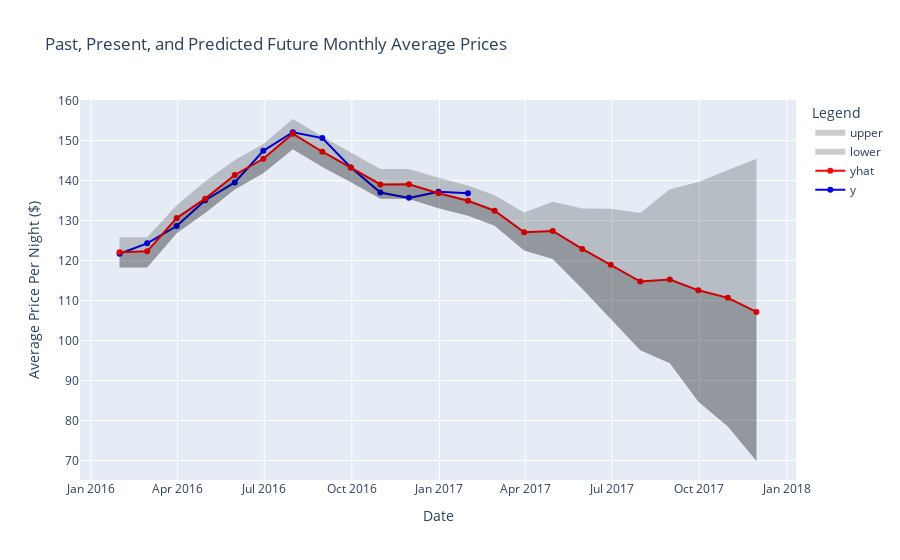

Here is the notebook cell this chart was saved with:
### Code cell
fig = go.Figure()

fig.add_trace(
    go.Scatter(x=previous_future_prices.index, 
                y=previous_future_prices['y'], 
                mode='lines+markers',
                name='y',
                line_color='blue')
)

fig.add_trace(
    go.Scatter(x=previous_future_prices.index, 
                y=previous_future_prices['yhat'], 
                mode='lines+markers',
                line_color='red',
                name='yhat'),
)

fig.add_trace(
    go.Scatter(x=previous_future_prices.index, 
                y=previous_future_prices['yhat_lower'],
                fillcolor='rgba(0,0,0,.2)', 
                fill='tonexty', 
                mode='none', 
                name='lower')
)

fig.add_trace(
    go.Scatter(x=previous_future_prices.index, 
                y=previous_future_prices['yhat_upper'],
                fillcolor='rgba(0,0,0,.2)', 
                fill='tonexty', 
                mode='none', 
                name='upper')
)



fig.update_layout(
    title="Past, Present, and Predicted Future Monthly Average Prices",
    xaxis_title="Date",
    yaxis_title="Average Price Per Night ($)",
    legend_title="Legend",
)


fig.show()

### Figure 1 — Plotly figure (JSON) as saved in the notebook; plotly's stock layout.template omitted (floating-point values rounded to 4 significant figures)
{"data": [{"line": {"color": "blue"}, "mode": "lines+markers", "name": "y", "type": "scatter", "x": ["2016-01-31T00:00:00", "2016-02-29T00:00:00", "2016-03-31T00:00:00", "2016-04-30T00:00:00", "2016-05-31T00:00:00", "2016-06-30T00:00:00", "2016-07-31T00:00:00", "2016-08-31T00:00:00", "2016-09-30T00:00:00", "2016-10-31T00:00:00", "2016-11-30T00:00:00", "2016-12-31T00:00:00", "2017-01-31T00:00:00", "2017-02-28T00:00:00", "2017-03-31T00:00:00", "2017-04-30T00:00:00", "2017-05-31T00:00:00", "2017-06-30T00:00:00", "2017-07-31T00:00:00", "2017-08-31T00:00:00", "2017-09-30T00:00:00", "2017-10-31T00:00:00", "2017-11-30T00:00:00"], "y": [121.7, 124.3, 128.6, 135.1, 139.5, 147.5, 152.1, 150.7, 143.3, 137.0, 135.7, 137.2, 136.8, null, null, null, null, null, null, null, null, null, null]}, {"line": {"color": "red"}, "mode": "lines+markers", "name": "yhat", "type": "scatter", "x": ["2016-01-31T00:00:00", "2016-02-29T00:00:00", "2016-03-31T00:00:00", "2016-04-30T00:00:00", "2016-05-31T00:00:00", "2016-06-30T00:00:00", "2016-07-31T00:00:00", "2016-08-31T00:00:00", "2016-09-30T00:00:00", "2016-10-31T00:00:00", "2016-11-30T00:00:00", "2016-12-31T00:00:00", "2017-01-31T00:00:00", "2017-02-28T00:00:00", "2017-03-31T00:00:00", "2017-04-30T00:00:00", "2017-05-31T00:00:00", "2017-06-30T00:00:00", "2017-07-31T00:00:00", "2017-08-31T00:00:00", "2017-09-30T00:00:00", "2017-10-31T00:00:00", "2017-11-30T00:00:00"], "y": [122.1, 122.3, 130.6, 135.5, 141.4, 145.5, 151.7, 147.2, 143.3, 139.0, 139.1, 136.9, 135.0, 132.5, 127.1, 127.4, 122.9, 119.0, 114.7, 115.3, 112.6, 110.7, 107.2]}, {"fill": "tonexty", "fillcolor": "rgba(0,0,0,.2)", "mode": "none", "name": "lower", "type": "scatter", "x": ["2016-01-31T00:00:00", "2016-02-29T00:00:00", "2016-03-31T00:00:00", "2016-04-30T00:00:00", "2016-05-31T00:00:00", "2016-06-30T00:00:00", "2016-07-31T00:00:00", "2016-08-31T00:00:00", "2016-09-30T00:00:00", "2016-10-31T00:00:00", "2016-11-30T00:00:00", "2016-12-31T00:00:00", "2017-01-31T00:00:00", "2017-02-28T00:00:00", "2017-03-31T00:00:00", "2017-04-30T00:00:00", "2017-05-31T00:00:00", "2017-06-30T00:00:00", "2017-07-31T00:00:00", "2017-08-31T00:00:00", "2017-09-30T00:00:00", "2017-10-31T00:00:00", "2017-11-30T00:00:00"], "y": [118.3, 118.3, 126.8, 131.9, 137.8, 141.8, 147.9, 143.4, 139.6, 135.5, 135.4, 133.1, 131.2, 128.7, 122.5, 120.4, 112.9, 105.4, 97.55, 94.3, 84.69, 78.46, 69.85]}, {"fill": "tonexty", "fillcolor": "rgba(0,0,0,.2)", "mode": "none", "name": "upper", "type": "scatter", "x": ["2016-01-31T00:00:00", "2016-02-29T00:00:00", "2016-03-31T00:00:00", "2016-04-30T00:00:00", "2016-05-31T00:00:00", "2016-06-30T00:00:00", "2016-07-31T00:00:00", "2016-08-31T00:00:00", "2016-09-30T00:00:00", "2016-10-31T00:00:00", "2016-11-30T00:00:00", "2016-12-31T00:00:00", "2017-01-31T00:00:00", "2017-02-28T00:00:00", "2017-03-31T00:00:00", "2017-04-30T00:00:00", "2017-05-31T00:00:00", "2017-06-30T00:00:00", "2017-07-31T00:00:00", "2017-08-31T00:00:00", "2017-09-30T00:00:00", "2017-10-31T00:00:00", "2017-11-30T00:00:00"], "y": [125.9, 125.9, 133.9, 139.8, 145.1, 149.2, 155.4, 151.0, 147.0, 142.9, 142.9, 140.7, 138.8, 136.3, 132.1, 134.7, 133.0, 133.0, 131.9, 137.8, 139.6, 142.6, 145.5]}], "layout": {"legend": {"title": {"text": "Legend"}}, "title": {"text": "Past, Present, and Predicted Future Monthly Average Prices"}, "xaxis": {"title": {"text": "Date"}}, "yaxis": {"title": {"text": "Average Price Per Night ($)"}}}}
